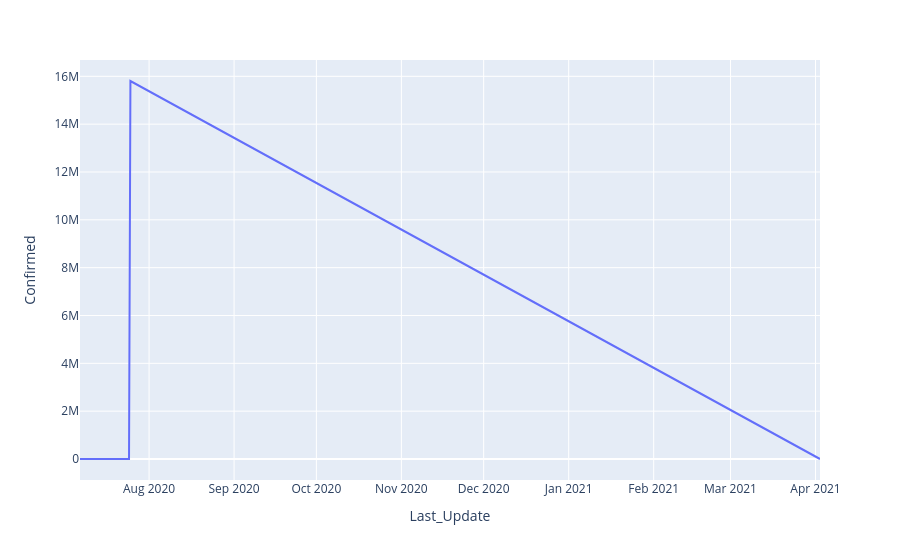

The cell this chart's notebook holds for it:
### Code cell
dg= df.groupby('Last_Update')['Confirmed'].sum().reset_index()

fig= px.line(
    dg,
    'Last_Update',
    'Confirmed',
)

fig.show()

### Figure 1 — Plotly figure (JSON) as saved in the notebook; plotly's stock layout.template omitted (floating-point values rounded to 4 significant figures)
{"data": [{"hovertemplate": "Last_Update=%{x}<br>Confirmed=%{y}<extra></extra>", "legendgroup": "", "line": {"color": "#636efa", "dash": "solid"}, "marker": {"symbol": "circle"}, "mode": "lines", "name": "", "orientation": "v", "showlegend": false, "type": "scatter", "x": ["2020-07-06T19:33:59.000000", "2020-07-10T02:34:22.000000", "2020-07-13T12:34:33.000000", "2020-07-17T18:35:12.000000", "2020-07-17T22:34:48.000000", "2020-07-19T03:35:04.000000", "2020-07-21T23:34:45.000000", "2020-07-24T01:34:55.000000", "2020-07-24T09:34:49.000000", "2020-07-24T16:35:03.000000", "2020-07-25T04:47:39.000000", "2021-04-02T15:13:53.000000"], "xaxis": "x", "y": [0, 1, 13, 1, 0, 163, 216, 0, 107, 2668, 15804283, 77], "yaxis": "y"}], "layout": {"legend": {"tracegroupgap": 0}, "margin": {"t": 60}, "xaxis": {"anchor": "y", "domain": [0, 1], "title": {"text": "Last_Update"}}, "yaxis": {"anchor": "x", "domain": [0, 1], "title": {"text": "Confirmed"}}}}
